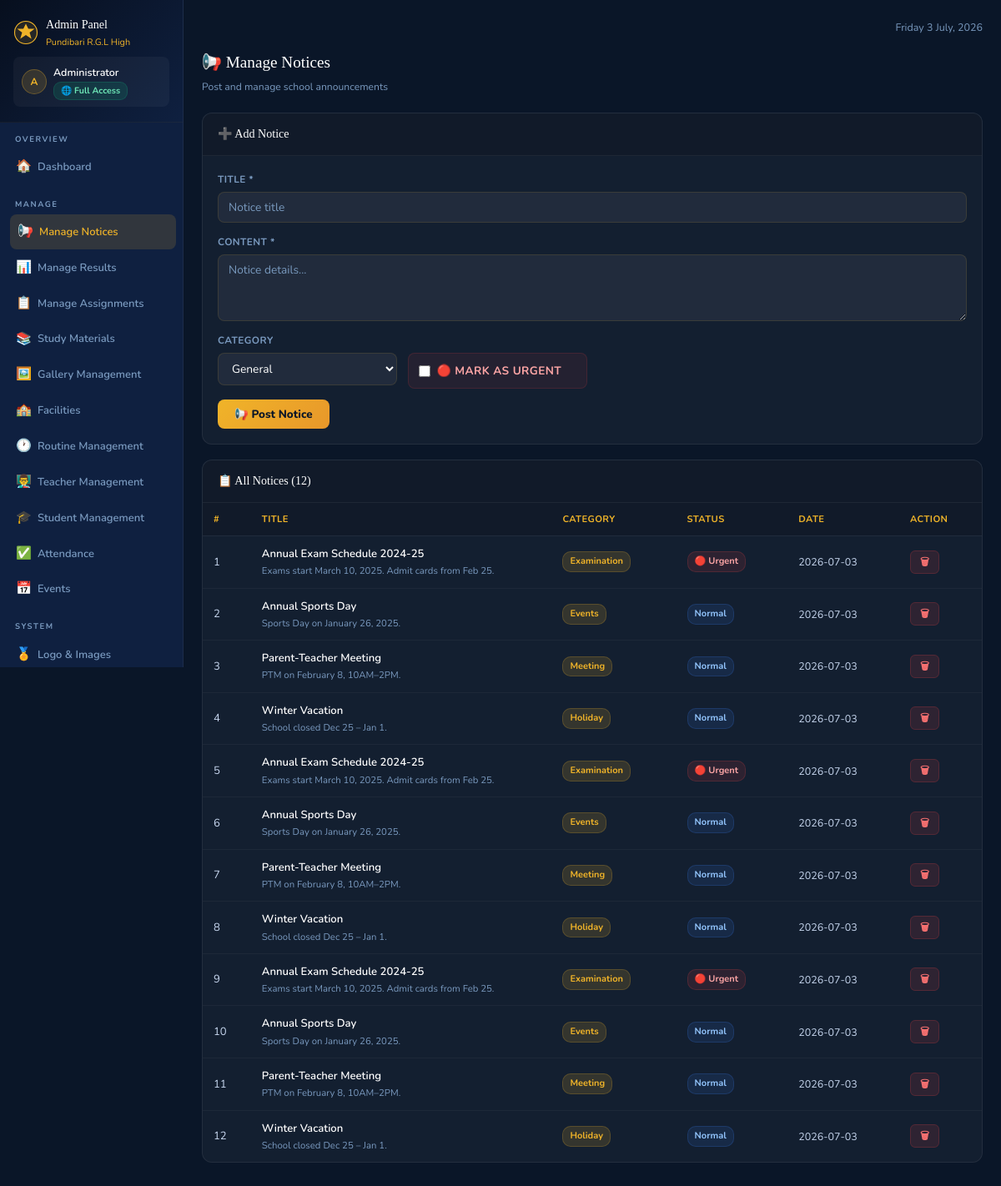
Screenshot of /admin/notices (signed in) with the database file from the repository.
### tables this page shows
CREATE TABLE notices(id INTEGER PRIMARY KEY AUTOINCREMENT,
      title TEXT NOT NULL,content TEXT NOT NULL,category TEXT DEFAULT 'General',
      is_urgent INTEGER DEFAULT 0,created_at TIMESTAMP DEFAULT CURRENT_TIMESTAMP);

### app.py (the view)
@app.route('/admin/notices')
@perm_req('can_manage_notices')
def admin_notices():
    db=get_db(); n=db.execute("SELECT * FROM notices ORDER BY created_at DESC").fetchall(); db.close()
    return render_template('admin_notices.html',notices=n)

### app.py (called while the page is built)
def cache_get(k):
    if k in _cache and _cache_ts.get(k,0)>datetime.now().timestamp():
        return _cache[k]
    return None

def get_db():
    if USE_PG:
        conn=psycopg2.connect(DATABASE_URL,cursor_factory=psycopg2.extras.RealDictCursor)
        return conn
    conn=sqlite3.connect(DB_PATH,timeout=30,check_same_thread=False)
    conn.row_factory=sqlite3.Row
    conn.execute("PRAGMA journal_mode=WAL")
    conn.execute("PRAGMA synchronous=NORMAL")
    conn.execute("PRAGMA cache_size=-32000")
    conn.execute("PRAGMA temp_store=MEMORY")
    conn.execute("PRAGMA mmap_size=268435456")
    conn.execute("PRAGMA optimize")
    return conn

def get_settings():
    cached=cache_get('settings')
    if cached: return cached
    db=get_db()
    rows=db.execute("SELECT key,value FROM settings").fetchall()
    db.close()
    r={row['key']:row['value'] for row in rows}
    cache_set('settings',r); return r

@app.context_processor
def inject_globals():
    ctx = dict(settings=get_settings(), now=datetime.now())
    if 'admin_id' in session:
        ctx['current_admin_perms'] = get_admin_perms(session['admin_id'])
        ctx['is_impersonating'] = session.get('impersonating', False)
    return ctx

def perm_req(key):
    def outer(f):
        @wraps(f)
        def d(*a, **k):
            if 'admin_id' not in session:
                return redirect(url_for('admin_login'))
            perms = get_admin_perms(session['admin_id'])
            if not perms.get(key, 0):
                flash("You don't have permission to access this section. Contact your administrator.", 'error')
                return redirect(url_for('admin_dashboard'))
            return f(*a, **k)
        return d
    return outer

@app.after_request
def _auto_log_admin_activity(response):
    try:
        ep = request.endpoint
        if ep in ADMIN_LOG_ENDPOINTS and 'admin_id' in session:
            action, detail_fn = ADMIN_LOG_ENDPOINTS[ep]
            try: detail = detail_fn()
            except Exception: detail = ''
            log_activity('admin', session['admin_id'], session.get('admin_name',''), action, detail)
    except Exception:
        pass
    return response

### templates/admin_notices.html (shortened to what this page needs)
{% extends "admin_base.html" %}{% block title %}Notices{% endblock %}
{% block admin_content %}
<div class="admin-topbar-row"><div><div class="admin-page-title">📢 Manage Notices</div><div class="admin-page-sub">Post and manage school announcements</div></div></div>
<div class="admin-card"><div class="admin-card-head"><div class="admin-card-title">➕ Add Notice</div></div>
  <div class="admin-card-body"><form method="POST" action="{{ url_for('admin_add_notice') }}">
    <div class="form-grid">
      <div class="form-group" style="grid-column:1/-1"><label>Title *</label><input type="text" name="title" class="form-control" placeholder="Notice title" required></div>
      <div class="form-group" style="grid-column:1/-1"><label>Content *</label><textarea name="content" class="form-control" rows="3" placeholder="Notice details..." required></textarea></div>
      <div class="form-group"><label>Category</label><select name="category" class="form-control"><option>General</option></select></div>
      <div class="form-group"><label>&nbsp;</label><label style="display:flex;align-items:center;gap:8px;cursor:pointer;padding:9px 12px;background:rgba(239,68,68,.08);border:1px solid rgba(239,68,68,.15);border-radius:var(--rs)"><input type="checkbox" name="urgent" style="accent-color:var(--accent);width:14px;height:14px"><span style="color:#fca5a5;font-size:.85rem">🔴 Mark as Urgent</span></label></div>
    </div>
    <div style="margin-top:13px"><button type="submit" class="btn-gold">📢 Post Notice</button></div>
  </form></div></div>
<div class="admin-card"><div class="admin-card-head"><div class="admin-card-title">📋 All Notices ({{ notices|length }})</div></div>
  <div class="admin-card-body" style="padding:0"><div class="admin-table-wrap"><table class="admin-table"><thead><tr><th>#</th><th>Title</th><th>Category</th><th>Status</th><th>Date</th><th>Action</th></tr></thead><tbody>
    {% for n in notices %}<tr><td>{{ loop.index }}</td>
    <td style="max-width:260px"><div style="font-weight:600;color:var(--white)">{{ n.title }}</div><div style="font-size:.71rem;color:var(--text-muted)">{{ n.content[:55] }}{% if n.content|length>55 %}...{% endif %}</div></td>
    <td><span class="badge badge-gold">{{ n.category }}</span></td>
    <td>{% if n.is_urgent %}<span class="badge badge-red">🔴 Urgent</span>{% else %}<span class="badge badge-blue">Normal</span>{% endif %}</td>
    <td style="font-size:.78rem;white-space:nowrap">{{ n.created_at[:10] if n.created_at else '—' }}</td>
    <td><a href="{{ url_for('admin_delete_notice',i=n.id) }}" class="btn-danger" onclick="return confirm('Delete?')">🗑</a></td>
    </tr>{% else %}<tr><td colspan="6" style="text-align:center;color:var(--text-muted);padding:32px">No notices yet.</td></tr>{% endfor %}
  </tbody></table></div></div></div>{% endblock %}

### rows the page displays
notices: title "Annual Exam Schedule 2024-25", content "Exams start March 10, 2025. Admit cards from Feb 25.", category "Examination", is_urgent "🔴 Urgent", created_at "2026-07-03"
notices: title "Annual Sports Day", content "Sports Day on January 26, 2025.", category "Events", is_urgent "Normal", created_at "2026-07-03"
notices: title "Parent-Teacher Meeting", content "PTM on February 8, 10AM–2PM.", category "Meeting", is_urgent "Normal", created_at "2026-07-03"
notices: title "Winter Vacation", content "School closed Dec 25 – Jan 1.", category "Holiday", is_urgent "Normal", created_at "2026-07-03"
notices: title "Annual Exam Schedule 2024-25", content "Exams start March 10, 2025. Admit cards from Feb 25.", category "Examination", is_urgent "🔴 Urgent", created_at "2026-07-03"
notices: title "Annual Sports Day", content "Sports Day on January 26, 2025.", category "Events", is_urgent "Normal", created_at "2026-07-03"
notices: title "Parent-Teacher Meeting", content "PTM on February 8, 10AM–2PM.", category "Meeting", is_urgent "Normal", created_at "2026-07-03"
notices: title "Winter Vacation", content "School closed Dec 25 – Jan 1.", category "Holiday", is_urgent "Normal", created_at "2026-07-03"
notices: title "Annual Exam Schedule 2024-25", content "Exams start March 10, 2025. Admit cards from Feb 25.", category "Examination", is_urgent "🔴 Urgent", created_at "2026-07-03"
notices: title "Annual Sports Day", content "Sports Day on January 26, 2025.", category "Events", is_urgent "Normal", created_at "2026-07-03"
notices: title "Parent-Teacher Meeting", content "PTM on February 8, 10AM–2PM.", category "Meeting", is_urgent "Normal", created_at "2026-07-03"
notices: title "Winter Vacation", content "School closed Dec 25 – Jan 1.", category "Holiday", is_urgent "Normal", created_at "2026-07-03"

### other values shown
{{ settings.school_name[:20] }} "Pundibari R.G.L High"
{{ session.admin_name[0] if session.admin_name else 'A' }} "A"
{{ session.admin_name }} "Administrator"
{{ notices|length }} "12"
